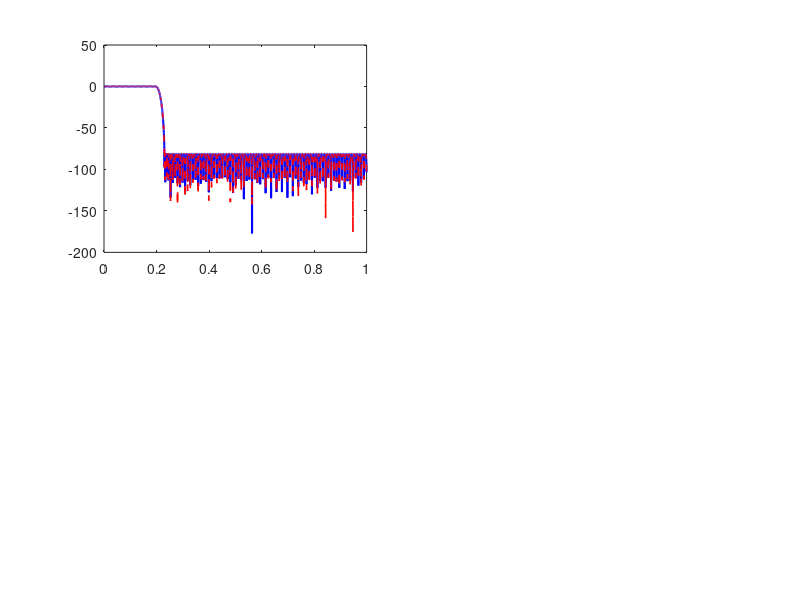

The MATLAB script that drew this image: (Note: this script raises an error after producing the figure.)
clc; clear; close all;

%% ========================================================================
%  FIR Lowpass Filter Design — Advanced VLSI Course Project
%  ========================================================================
%  Specs:
%    Type           : Lowpass, linear phase (Type I — even order, symmetric)
%    Taps           : starts at 100, auto-increased if passband ripple > 0.5 dB
%    Passband edge  : 0.20 (normalized to Nyquist)
%    Stopband edge  : 0.23 (normalized to Nyquist)
%    Stopband atten : >= 80 dB
%    Passband ripple: <= 0.5 dB
%  Method: Parks-McClellan (firpm) equiripple design
%  ========================================================================

%% 1 — Filter Specification
numTaps = 100;                      % starting point — will increase if needed
Fp = 0.20;                          % passband edge, normalized to Nyquist
Fs_edge = 0.23;                     % stopband edge, normalized to Nyquist
target_atten = 80;                  % dB minimum stopband attenuation
max_passband_ripple = 0.5;          % dB — acceptable passband ripple

% firpm expects [0 Fp Fs 1] already Nyquist-normalized
f = [0 Fp Fs_edge 1];
a = [1 1 0 0];

%% 2 — Joint Tap-Count / Weight Tuning
%  Outer loop: increase taps if passband ripple is too large.
%  Inner loop: increase stopband weight until >= 80 dB stopband.
%  Stops when BOTH stopband AND passband specs are met.

while numTaps <= 500   % safety cap
    N = numTaps - 1;   % order = taps - 1

    % --- inner: sweep stopband weight ---
    w_stop = 50;
    design_ok = false;
    while w_stop <= 1e6
        w = [1 w_stop];
        b = firpm(N, f, a, w);

        [H, wvec] = freqz(b, 1, 4096);
        magdB = 20*log10(abs(H) + 1e-12);

        stopIdx = (wvec/pi) >= Fs_edge;
        passIdx = (wvec/pi) <= Fp;
        As = -max(magdB(stopIdx));
        Rp = max(magdB(passIdx)) - min(magdB(passIdx));

        if As >= target_atten && Rp <= max_passband_ripple
            design_ok = true;
            break;
        elseif As < target_atten
            w_stop = w_stop * 1.3;   % need more stopband push
        else
            break;  % stopband OK but passband bad — need more taps
        end
    end

    if design_ok, break; end

    % Increase taps (keep even for Type I symmetry)
    numTaps = numTaps + 2;
end

N = numTaps - 1;

fprintf('========== Filter Design Results ==========\n');
fprintf('Taps: %d  |  Order: %d\n', numTaps, N);
fprintf('Stopband weight used: %.1f\n', w_stop);
fprintf('Stopband attenuation: %.2f dB  (target >= %d dB)\n', As, target_atten);
fprintf('Passband ripple: %.4f dB  (target <= %.1f dB)\n', Rp, max_passband_ripple);

%% 3 — Coefficient Quantization Word-Length Sweep
% Sweep Q from 8 to 24 to find the minimum word length that keeps >= 80 dB
Q_candidates = 8:2:24;
As_q_results = zeros(size(Q_candidates));

fprintf('\n========== Quantization Sweep ==========\n');
fprintf('%-8s  %-22s  %-10s\n', 'Q bits', 'Stopband Atten (dB)', 'Pass?');
fprintf('%s\n', repmat('-', 1, 44));

for idx = 1:length(Q_candidates)
    Qtry = Q_candidates(idx);
    bq_try = round(b * 2^Qtry) / 2^Qtry;
    [Hq_try, ~] = freqz(bq_try, 1, 4096);
    magdBq_try = 20*log10(abs(Hq_try) + 1e-12);
    As_q_results(idx) = -max(magdBq_try(stopIdx));
    fprintf('%-8d  %-22.2f  %-10s\n', Qtry, As_q_results(idx), ...
            mat2str(As_q_results(idx) >= target_atten));
end

Q_min_idx = find(As_q_results >= target_atten, 1, 'first');
if isempty(Q_min_idx)
    Q = Q_candidates(end);
    warning('No tested Q achieves %d dB. Using Q = %d.', target_atten, Q);
else
    Q = Q_candidates(Q_min_idx);
end

fprintf('\nSelected Q = %d bits\n', Q);
fprintf('Reason: smallest word length preserving >= %d dB stopband after quantization.\n', target_atten);

%% 4 — Final Quantized Coefficients
bq = round(b * 2^Q) / 2^Q;
[Hq, wvecq] = freqz(bq, 1, 4096);
magdB_q = 20*log10(abs(Hq) + 1e-12);
As_q = -max(magdB_q(stopIdx));
fprintf('Quantized stopband attenuation (Q=%d): %.2f dB\n', Q, As_q);

%% 5 — Coefficient Symmetry (exploit linear phase)
% Type I FIR: bq(k) == bq(N+2-k) — halves the multiplier count in hardware
nCoeffs = length(bq);
sym_pairs = [];
for i = 1:floor(nCoeffs/2)
    j = nCoeffs - i + 1;
    if bq(i) == bq(j)
        sym_pairs = [sym_pairs; i j];
    end
end

fprintf('\n========== Coefficient Symmetry ==========\n');
fprintf('Symmetric pairs: %d / %d possible\n', size(sym_pairs,1), floor(nCoeffs/2));
for k = 1:size(sym_pairs,1)
    fprintf('  bq(%d) = bq(%d)  [value = %g]\n', ...
            sym_pairs(k,1), sym_pairs(k,2), bq(sym_pairs(k,1)));
end
if size(sym_pairs,1) == floor(nCoeffs/2)
    fprintf('All pairs symmetric — linear phase confirmed.\n');
    fprintf('Unique multipliers needed: %d (half of %d taps).\n', ...
            ceil(nCoeffs/2), nCoeffs);
end

%% 6 — Accumulator Overflow Analysis
W_input = 16;                               % signed input data width
W_coeff = Q + 1;                            % Q fractional + 1 sign bit
W_mult  = W_input + W_coeff;                % multiply output width

coeff_int    = round(bq * 2^Q);            % integer representation
worst_sum    = sum(abs(coeff_int));
max_input    = 2^(W_input - 1) - 1;
worst_accum  = worst_sum * max_input;

W_accum_needed = ceil(log2(double(worst_accum) + 1)) + 1; % +1 for sign
W_accum_naive  = W_mult + ceil(log2(numTaps));

fprintf('\n========== Accumulator Overflow Analysis ==========\n');
fprintf('Input width:        %d bits (signed)\n', W_input);
fprintf('Coefficient width:  %d bits (Q%d + sign)\n', W_coeff, Q);
fprintf('Multiply width:     %d bits\n', W_mult);
fprintf('Naive accum width:  %d bits (mult + ceil(log2(%d)))\n', W_accum_naive, numTaps);
fprintf('Worst-case accum:   %s\n', num2str(worst_accum));
fprintf('Actual accum width: %d bits\n', W_accum_needed);
fprintf('Strategy: %d-bit accumulator — overflow impossible, no saturation/clipping needed.\n', W_accum_needed);

%% 7 — Plots
% --- Full magnitude response ---
figure('Name', 'FIR Filter Response', 'Position', [100 100 900 700]);
subplot(2,2,1);
plot(wvec/pi, magdB, 'b', 'LineWidth', 1.5); hold on;
plot(wvecq/pi, magdB_q, 'r--', 'LineWidth', 1.2);
yline(-target_atten, 'k:', 'LineWidth', 1);
grid on;
xlabel('Normalized Frequency (\times\pi rad/sample)');
ylabel('Magnitude (dB)');
legend('Float', sprintf('Q=%d', Q), sprintf('-%d dB', target_atten), ...
       'Location', 'southwest');
title('Full Response');
ylim([-120 5]);

% --- Passband detail ---
subplot(2,2,2);
plot(wvec/pi, magdB, 'b', 'LineWidth', 1.5); hold on;
plot(wvecq/pi, magdB_q, 'r--', 'LineWidth', 1.2);
grid on;
xlabel('Normalized Frequency (\times\pi rad/sample)');
ylabel('Magnitude (dB)');
title('Passband Detail');
xlim([0 Fp*1.2]); ylim([-0.5 0.5]);

% --- Stopband detail ---
subplot(2,2,3);
plot(wvec/pi, magdB, 'b', 'LineWidth', 1.5); hold on;
plot(wvecq/pi, magdB_q, 'r--', 'LineWidth', 1.2);
yline(-target_atten, 'k:', 'LineWidth', 1);
grid on;
xlabel('Normalized Frequency (\times\pi rad/sample)');
ylabel('Magnitude (dB)');
title('Stopband Detail');
xlim([Fs_edge 1]); ylim([-120 -40]);

% --- Coefficient stem plot ---
subplot(2,2,4);
stem(0:N, b, 'b', 'MarkerSize', 3); hold on;
stem(0:N, bq, 'r.', 'MarkerSize', 3);
grid on;
xlabel('Tap Index');
ylabel('Coefficient Value');
legend('Float', sprintf('Q=%d', Q));
title('Coefficient Values');

% --- Q sweep bar chart ---
figure('Name', 'Quantization Sweep');
bar(Q_candidates, As_q_results, 0.6);
hold on;
yline(target_atten, 'r--', 'LineWidth', 1.5);
xlabel('Coefficient Word Length Q (bits)');
ylabel('Stopband Attenuation (dB)');
title('Stopband Attenuation vs. Coefficient Quantization');
grid on;

%% 8 — Export Integer Coefficients for Verilog
coeff_int = round(b * 2^Q);
fprintf('\n========== Verilog Coefficient Table ==========\n');
fprintf('// %d-tap FIR, Q%d fixed-point (%d-bit signed coefficients)\n', numTaps, Q, W_coeff);
fprintf('// %d unique coefficients (symmetric linear-phase)\n', ceil(numTaps/2));
for k = 1:numTaps
    fprintf('assign coeff[%2d] = %d;\n', k-1, coeff_int(k));
end

%% 9 — CSD Decomposition & MCM Shift-Add Network Generation
% =========================================================================
%  Canonic Signed Digit (CSD) representation minimises the number of
%  non-zero digits in a signed binary number.  Property: no two consecutive
%  digits are both non-zero.  Each non-zero digit requires one add/subtract
%  and one shift; CSD minimises the total.
%
%  After CSD, we search for "common sub-expressions" (CSE) of the form
%  (x << a) ± (x << b) that appear across multiple coefficients so we can
%  compute them once and reuse.
% =========================================================================

% --- 9a. CSD conversion --------------------------------------------------
% CSD encodes |c| with digit set {-1, 0, +1}, no two adjacent non-zero.
% Returns Nx2 matrix: column 1 = bit position, column 2 = sign (+1 or -1).

function csd = to_csd(val)
    s = sign(val);
    v = abs(val);
    csd = zeros(0, 2);
    pos = 0;
    while v ~= 0
        if mod(v, 2) == 1
            if mod(v, 4) == 3          % run of 1s → replace with -1 here, carry +1
                csd(end+1, :) = [pos, -1]; %#ok<AGROW>
                v = v + 1;
            else
                csd(end+1, :) = [pos,  1]; %#ok<AGROW>
                v = v - 1;
            end
        end
        v = floor(v / 2);
        pos = pos + 1;
    end
    if s < 0
        csd(:,2) = -csd(:,2);
    end
end

% Compute CSD for the 96 unique (symmetric-half) coefficients
halfN = ceil(numTaps / 2);
coeff_unique = coeff_int(1:halfN);     % first 96 coefficients

csd_all  = cell(halfN, 1);            % CSD digit arrays
nzd_all  = zeros(halfN, 1);           % non-zero digit count per coeff
for k = 1:halfN
    csd_all{k} = to_csd(coeff_unique(k));
    nzd_all(k) = size(csd_all{k}, 1);
end

totalNZD = sum(nzd_all);
fprintf('\n========== CSD Decomposition ==========\n');
fprintf('Coefficients: %d unique (symmetric half)\n', halfN);
fprintf('Total non-zero CSD digits: %d\n', totalNZD);
fprintf('Average NZD per coefficient: %.1f\n', totalNZD / halfN);
fprintf('Estimated add/sub operations: %d  (totalNZD - numCoeffs)\n', ...
        totalNZD - halfN);
fprintf('\nComparison to direct multiply:\n');
fprintf('  DSP multipliers eliminated:  96\n');
fprintf('  Shift-add ops required:      %d\n', totalNZD - halfN);

% Print CSD for each coefficient
fprintf('\n%-8s  %-12s  %-4s  %s\n', 'Index', 'Coeff', 'NZD', 'CSD Representation');
fprintf('%s\n', repmat('-', 1, 72));
for k = 1:halfN
    c = coeff_unique(k);
    d = csd_all{k};
    % Build human-readable string: +2^a -2^b +2^c ...
    parts = cell(1, size(d,1));
    for j = 1:size(d,1)
        if d(j,2) > 0
            parts{j} = sprintf('+2^%d', d(j,1));
        else
            parts{j} = sprintf('-2^%d', d(j,1));
        end
    end
    str = strjoin(parts, ' ');
    fprintf('  %3d     %10d    %3d   %s\n', k-1, c, nzd_all(k), str);
    
    % Verify reconstruction
    check = sum(d(:,2) .* 2.^d(:,1));
    assert(check == c, 'CSD mismatch for coeff[%d]: got %d, expected %d', k-1, check, c);
end
fprintf('\nAll %d CSD decompositions verified (reconstruction = original).\n', halfN);

% --- 9b. Common Sub-Expression (CSE) analysis ----------------------------
% Look for pairs (shift_a, shift_b) where (x<<a ± x<<b) appears in
% multiple coefficients.  Each reuse saves one add/sub.

fprintf('\n========== Common Sub-Expression Analysis ==========\n');

% Extract all pairwise "fundamentals" from each coefficient's CSD
pair_map = containers.Map('KeyType', 'char', 'ValueType', 'any');
for k = 1:halfN
    d = csd_all{k};
    nd = size(d, 1);
    if nd < 2, continue; end
    for i = 1:nd
        for j = i+1:nd
            % Normalise: smaller shift first, relative shifts
            sa = d(i,1); sb = d(j,1);
            si = d(i,2); sj = d(j,2);
            if sa > sb
                [sa, sb] = deal(sb, sa);
                [si, sj] = deal(sj, si);
            end
            % Key: relative sign and shift difference (sign of first is +)
            relSign = si * sj;    % +1 means same sign (add), -1 means subtract
            diff = sb - sa;
            key = sprintf('%+d:%d', relSign, diff);
            if pair_map.isKey(key)
                pair_map(key) = [pair_map(key), k-1];
            else
                pair_map(key) = k-1;
            end
        end
    end
end

% Sort by reuse count (most shared first)
keys = pair_map.keys;
counts = cellfun(@(k) numel(pair_map(k)), keys);
[counts_sorted, idx] = sort(counts, 'descend');
keys_sorted = keys(idx);

fprintf('%-20s  %-6s  %s\n', 'Sub-expression', 'Reuses', 'Coefficient indices');
fprintf('%s\n', repmat('-', 1, 72));
for i = 1:min(20, length(keys_sorted))
    k = keys_sorted{i};
    c = pair_map(k);
    % Parse key back
    tok = sscanf(k, '%d:%d');
    if tok(1) > 0
        opStr = sprintf('(x<<%d) + (x<<%d)', 0, tok(2));
    else
        opStr = sprintf('(x<<%d) - (x<<%d)', 0, tok(2));
    end
    fprintf('  %-18s  %4d    [%s]\n', opStr, counts_sorted(i), ...
            strjoin(arrayfun(@num2str, c, 'Uni', false), ', '));
end

% --- 9c. Generate Verilog MCM shift-add network ---------------------------
fprintf('\n========== Verilog MCM Shift-Add Expressions ==========\n');
fprintf('// Each product[k] = preadd[k] * coeff[k] replaced by shift-add\n');
fprintf('// preadd width = %d bits (W_IN+1), output width = %d bits\n', ...
        W_input + 1, W_input + W_coeff);
fprintf('// Total shift-add operations: %d  (vs 96 DSP multipliers)\n\n', ...
        totalNZD - halfN);

for k = 1:halfN
    c = coeff_unique(k);
    d = csd_all{k};
    nd = size(d, 1);
    
    if c == 0
        fprintf('assign product[%2d] = 0;  // coeff = 0\n', k-1);
        continue;
    end
    
    % Build Verilog expression from CSD digits
    % First non-zero digit initialises, rest are add/sub
    terms = cell(1, nd);
    for j = 1:nd
        shift = d(j, 1);
        if shift == 0
            shiftStr = sprintf('pa_%d', k-1);
        else
            shiftStr = sprintf('(pa_%d <<< %d)', k-1, shift);
        end
        if d(j, 2) > 0
            terms{j} = sprintf('+ %s', shiftStr);
        else
            terms{j} = sprintf('- %s', shiftStr);
        end
    end
    expr = strjoin(terms, ' ');
    % Clean leading '+ '
    if expr(1) == '+'
        expr = strtrim(expr(2:end));
    end
    fprintf('assign product[%2d] = %s;  // %d  (%d ops)\n', ...
            k-1, expr, c, nd - 1);
end

fprintf('\n// MCM summary: 0 DSP blocks, %d add/sub operations, %d shifts (free in hardware)\n', ...
        totalNZD - halfN, totalNZD);
